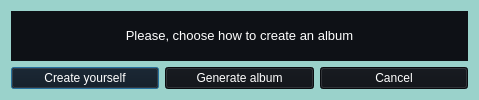
<?xml version="1.0" encoding="UTF-8"?>
<ui version="4.0">
 <class>Dialog_CCAW</class>
 <widget class="QDialog" name="Dialog_CCAW">
  <property name="geometry">
   <rect>
    <x>0</x>
    <y>0</y>
    <width>479</width>
    <height>100</height>
   </rect>
  </property>
  <property name="windowTitle">
   <string>Creating Menu</string>
  </property>
  <property name="styleSheet">
   <string notr="true">background-color: #9AD2CB;</string>
  </property>
  <layout class="QGridLayout" name="gridLayout">
   <item row="0" column="0">
    <widget class="QLabel" name="label_InfoOfWidget">
     <property name="styleSheet">
      <string notr="true">background-color: #0E1116;
color: white</string>
     </property>
     <property name="text">
      <string>&lt;html&gt;&lt;head/&gt;&lt;body&gt;&lt;p align=&quot;center&quot;&gt;&lt;span style=&quot; font-size:10pt;&quot;&gt;Please, choose how to create an album&lt;/span&gt;&lt;/p&gt;&lt;/body&gt;&lt;/html&gt;</string>
     </property>
    </widget>
   </item>
   <item row="1" column="0">
    <layout class="QHBoxLayout" name="horizontalLayout">
     <item>
      <widget class="QPushButton" name="pushButton_CreateYourSelf">
       <property name="styleSheet">
        <string notr="true">background-color: #0E1116;
color: white</string>
       </property>
       <property name="text">
        <string>Create yourself</string>
       </property>
      </widget>
     </item>
     <item>
      <widget class="QPushButton" name="pushButton_GenerateAlbum">
       <property name="styleSheet">
        <string notr="true">background-color: #0E1116;
color: white</string>
       </property>
       <property name="text">
        <string>Generate album</string>
       </property>
      </widget>
     </item>
     <item>
      <widget class="QPushButton" name="pushButton_Cancel">
       <property name="styleSheet">
        <string notr="true">background-color: #0E1116;
color: white</string>
       </property>
       <property name="text">
        <string>Cancel</string>
       </property>
      </widget>
     </item>
    </layout>
   </item>
  </layout>
 </widget>
 <resources/>
 <connections/>
</ui>
